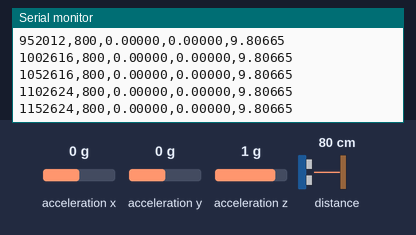
This sketch was run on a simulated Arduino Uno, built with avr-gcc and run on an emulated ATmega328P. On the bench: the last lines printed to the serial monitor. Inputs (shaded band) come from the test bench; at power-on: acceleration x 0 g, acceleration y 0 g, acceleration z 1 g, distance to the obstacle 80 cm.

Above: at 1.2 s.
1.3 s: acceleration x set to -1.4 g
At 1.3 s:
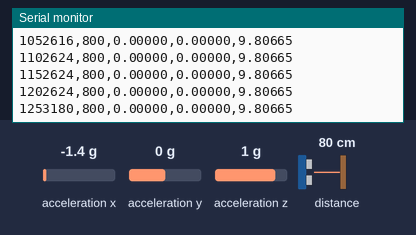
2.8 s: acceleration y set to -1.4 g
At 2.8 s:
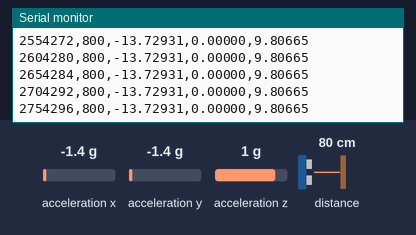
4.3 s: acceleration z set to -1.4 g
At 4.3 s:
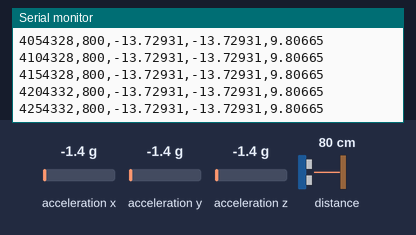
5.8 s: distance to the obstacle set to 2 cm
At 5.8 s:
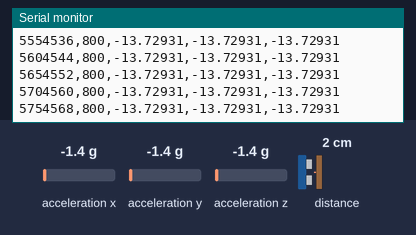
Timing chart, 0 to 8.3 s (numbered marks = the images above; inputs shaded):
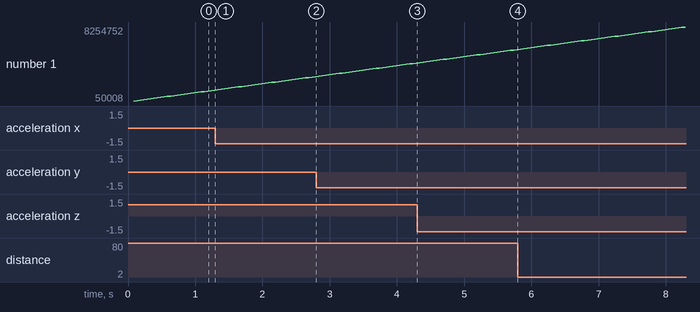

The sketch:

Oscillator_ToF_ADXL345.ino
```cpp
#include <Wire.h>
#include <Adafruit_Sensor.h>
#include <Adafruit_ADXL345_U.h>
#include <Adafruit_VL53L1X.h>

#ifndef BB_SAMPLE_INTERVAL_US
#define BB_SAMPLE_INTERVAL_US 50000UL
#endif

Adafruit_ADXL345_Unified accel=Adafruit_ADXL345_Unified(34502);
Adafruit_VL53L1X tof;
unsigned long last_us=0;

void failSensor(){ pinMode(LED_BUILTIN,OUTPUT); while(true){ digitalWrite(LED_BUILTIN,HIGH); delay(120); digitalWrite(LED_BUILTIN,LOW); delay(120);} }
void setup(){
  Serial.begin(115200);
  if(!accel.begin()) failSensor();
  if(!tof.begin(0x29,&Wire)) failSensor();
  if(!tof.startRanging()) failSensor();
}
void loop(){
  unsigned long now=micros(); if((unsigned long)(now-last_us)<BB_SAMPLE_INTERVAL_US) return; last_us=now;
  if(!tof.dataReady()) return;
  int16_t mm=tof.distance(); tof.clearInterrupt();
  sensors_event_t e; accel.getEvent(&e);
  Serial.print(now); Serial.print(','); Serial.print(mm); Serial.print(','); Serial.print(e.acceleration.x,5); Serial.print(','); Serial.print(e.acceleration.y,5); Serial.print(','); Serial.println(e.acceleration.z,5);
}
```

Measured:
- plotted number 1: 1253180 → 2754296 after the input at 1.3 s
